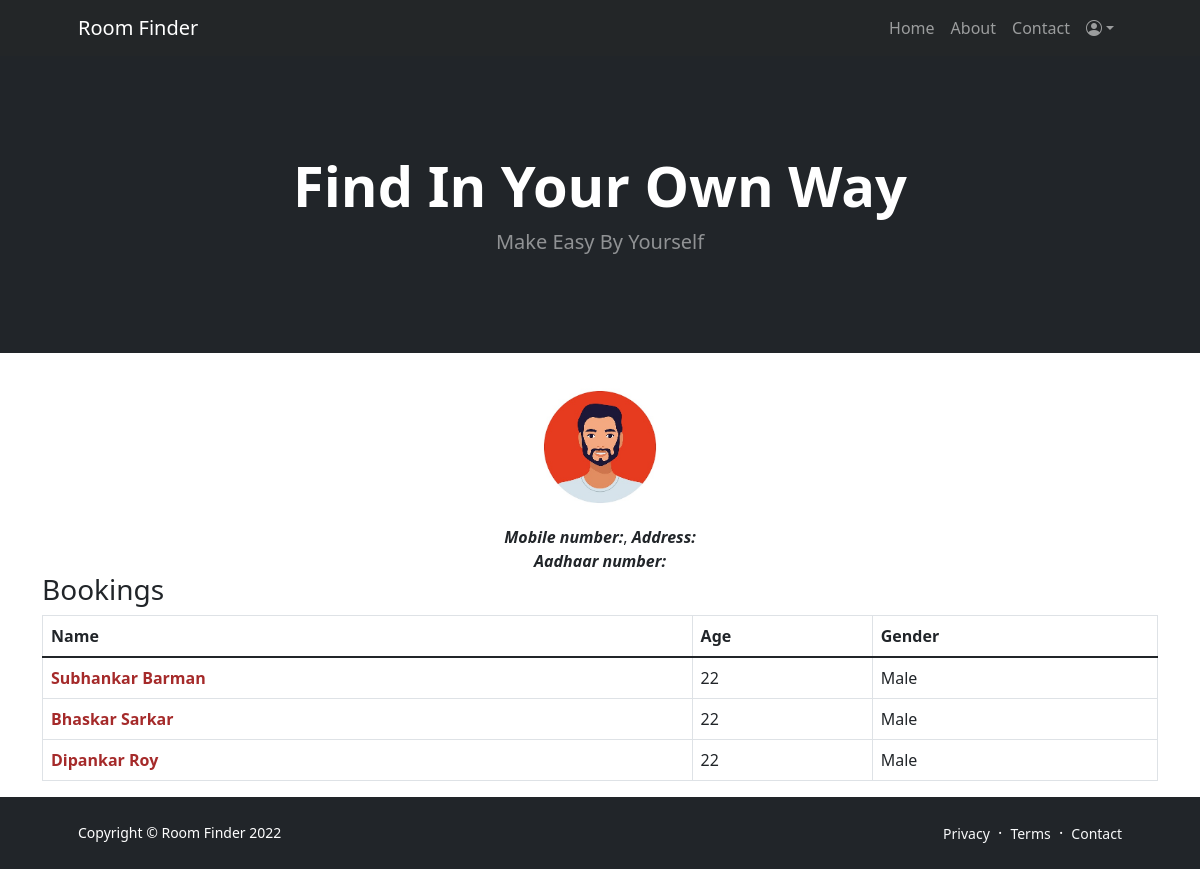
The app's page /book_user.php?bid=1 with its own data.
### tables this page shows
CREATE TABLE `tbl_booking_user` (
  `booking_user_id` int(11) NOT NULL,
  `booking_id` int(11) NOT NULL,
  `user_name` varchar(255) NOT NULL,
  `user_age` int(11) NOT NULL,
  `user_gender` varchar(50) NOT NULL,
  `isDeleted` int(2) NOT NULL DEFAULT 0 COMMENT '1-Deleted, 0-none'
);

### book_user.php (the view, shortened to what this page needs)
 <?php require 'header.php' ?>
<div class="container">
    <div class="span3 well">
        <center>
        <a href="#aboutModal" data-toggle="modal" data-target="#myModal"><img src="uploads/sss.jpg" name="aboutme" width="140" height="140" class="img-circle"></a>
        <em><b>Mobile number:</b><?php
        ?></em>,
        <em><b>Address:</b><?php
        ?></em><br>
        <em><b>Aadhaar number:</b><?php
        ?></em><br>
        </center>
    </div>
</div>
<div class="container">
  <h3>Bookings</h3>
  <table class="table table-bordered">
    <thead>
      <tr>
        <th>Name</th>
        <th>Age</th>
        <th>Gender</th>
      </tr>
    </thead>
    <tbody>
        <?php
          $query="select *from tbl_booking_user where booking_id = ".$_GET['bid']." and isDeleted='0' ORDER BY booking_id asc";
          $run=mysqli_query($con,$query);
          while($v=mysqli_fetch_array($run)){
        ?>
      <tr>
        <td><b style="color: brown;"><?php echo $v['user_name'];?></b></td>
       <td><?php echo $v['user_age'];?></td>
        <td><?php echo $v['user_gender'];?></td>
      </tr>
        <?php
        }
        ?>
    </tbody>
  </table>
</div>
 <?php require 'footer.php' ?>

### records on screen
tbl_booking_user: user_name "Subhankar Barman", user_age "22", user_gender "Male"
tbl_booking_user: user_name "Bhaskar Sarkar", user_age "22", user_gender "Male"
tbl_booking_user: user_name "Dipankar Roy", user_age "22", user_gender "Male"
